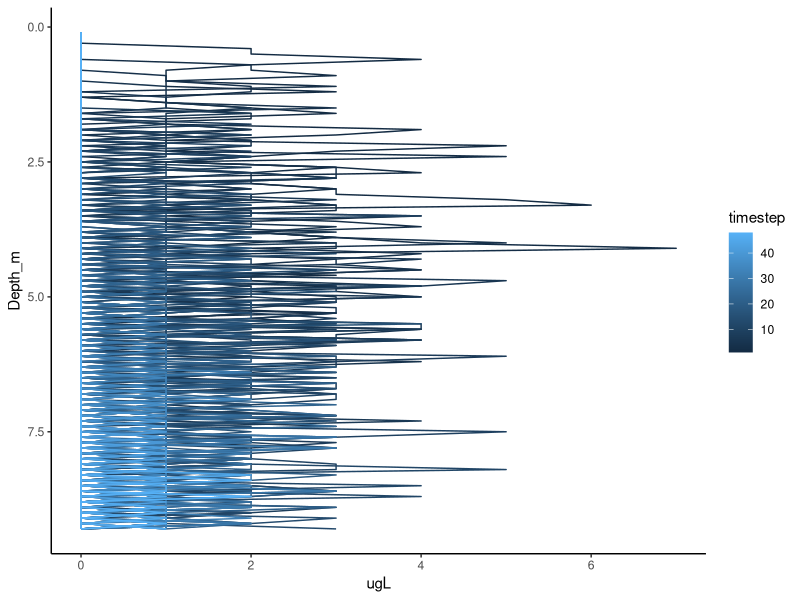
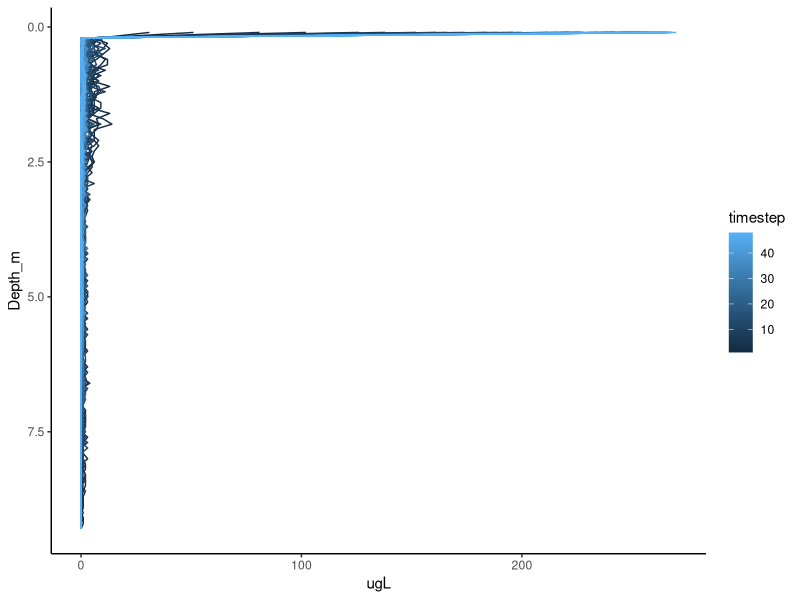
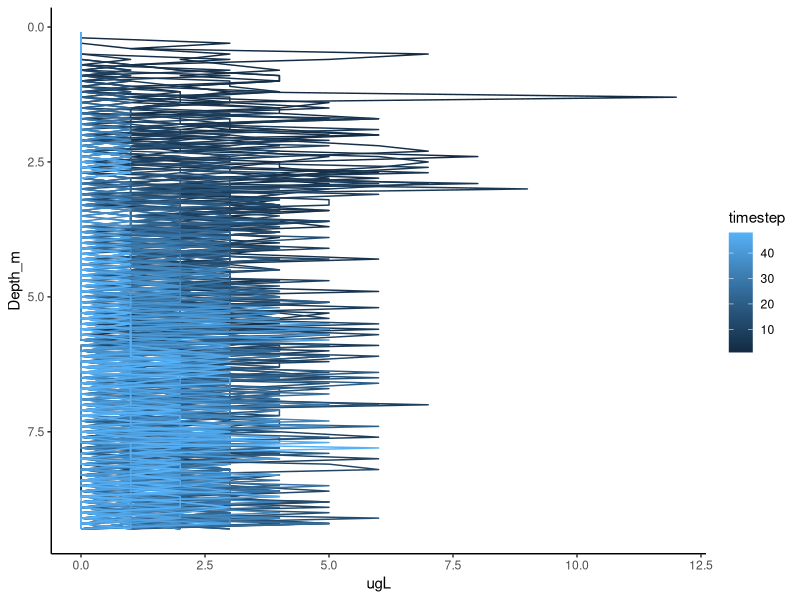

These charts were generated, in order, by the following R code:
## ---- chunk 1
# =============================================================================
# Load packages
# =============================================================================
library(tidyverse)

# =============================================================================
# Movement function
# =============================================================================
movement <- function(inds, yloc = 2, ymax = 9.3){
  
  total_inds <- dim(inds)[1]
  
  cell_diam <- inds[,3] # Get the cell diameters of all individuals
  cell_dens <- inds[,4] # Get the cell diameters of all individuals
  cell_shape <- inds[,5] # Get the cell diameters of all individuals

  env[,3] <- (999.83952 + 16.945176*env[,1] - 0.0079870401*env[,1]^2 - 0.000046170461*env[,1]^3 + 0.00000010556302*env[,1]^4 - 0.00000000028054253*env[,1]^5) / (1 + 0.016879850*env[,1]) #Kell equation for water density (Kell, 1975)
  env[,4] <- (10^(((20 - env[,1])/(env[,1] + 96))*(1.2364 - 0.00137*(20 - env[,1]) + 0.0000057*(20 - env[,1])^2)))*1000 #this actually calculates the ratio of viscosity at target temp/viscosity at 20 degrees C, but viscosity at 20 degrees C is ~ 1
  w_s <- NULL
  
  for(j in 1:total_inds){
      
    #the issue is that for some reason it's not recognizing when the yloc matches the depth in the environment - why???
    curr_dens <- env[which(env[,2] == round(inds[j,2],1)),3]
    curr_visc <- env[which(env[,2] == round(inds[j,2],1)),4]

    curr_w_s <- (9.8081*cell_diam[j]^2*(cell_dens[j] - curr_dens))/(18*cell_shape[j]*curr_visc) # Define the velocity given cell diameter, density, and shape
    
    w_s <- c(w_s, curr_w_s)
    
    }
    
  y_move       <- (w_s/100000)*60*60 # Calculate total distance moved over an hour
  
  inds[, yloc] <- inds[, yloc] + y_move;
  # =========   The reflecting boundary is added below
    for(i in 1:total_inds){ 
        if(inds[i, yloc] > ymax){         # If it moved past the maximum depth
            inds[i, yloc] <- ymax;        # Then move it back to the maximum depth
        }
        if(inds[i, yloc] < 0.1){            # If it moved below 0.1 (above surface)
            inds[i, yloc] <- 0.1;           # Then move it back to 0.1 (surface)
        }
    } 
    # =========  Now all individuals should stay on the landscape
    return(inds);
}

# =============================================================================
# Birth function
# =============================================================================
birth <- function(inds, lambda = 0.5, repr_col = 4){
    total_inds       <- dim(inds)[1]; # Get the number of individuals in inds
    ind_cols         <- dim(inds)[2]; # Total inds columns
    inds[, repr_col] <- rpois(n = total_inds, lambda = lambda); 
    total_off        <- sum(inds[, repr_col]);
    # ---- We now have the total number of new offspring; now add to inds
    new_inds     <- array(data = 0, dim = c(total_off, ind_cols));
    new_inds[,1] <- rnorm(n = dim(new_inds)[1], mean = 23, sd = 3);
    new_inds[,2] <- sample(x = 1:8, size = dim(new_inds)[1], replace = TRUE);
    new_inds[,3] <- sample(x = 1:8, size = dim(new_inds)[1], replace = TRUE);
    # ---- Our new offspring can now be attached in the inds array
    inds <- rbind(inds, new_inds);
    return(inds);
}

# =============================================================================
# Death function
# =============================================================================
death <- function(inds, dcol = 6, yloc = 2, ymax = 9.3){
  total_inds <- dim(inds)[1] # Get the number of individuals in inds
  
  for(i in 1:total_inds){ 
        if(inds[i, yloc] >= ymax){         # If it moved to or past the maximum depth
            inds[i, dcol] <- 1;        # Then it dies
        }
  }
  
  inds            <- inds[inds[, 6] == 0,]; # Retain living

    return(inds);
}

# =============================================================================
# Simulate phytoplankton dynamics
# =============================================================================
# ----- Initialise individuals (phytos)
# TMRW: pick back up here
# Pull in an example FP profile
fp <- read_csv("./data/FluoroProbe_2018-08-02_FCR_50.csv")

# Create inds by looping through each depth increment and then creating that number of individuals at that depth based on ug/L
depths <- seq(from = 0.1, to = 9.3, by = 0.1)

inds <- NULL

for(i in 1:length(depths)){
  
  #isolate a particular depth
  temp <- fp[i,]
  
  #create cell diameter trait
  min_diam.d = 10 # 10 um 
  max_diam.d = 25 # 25 um in meters
  
  min_diam.c = 10 # 10 um 
  max_diam.c = 25 # 25 um in meters
  
  min_diam.g = 10 # 10 um 
  max_diam.g = 25 # 25 um in meters

  #create cell density trait
  min_dens.d = 1070 # In range for diatoms
  max_dens.d = 1130 # To make sure they all sink
  
  min_dens.c = 920 # In range for cyanos
  max_dens.c = 980 # To make sure they all float
  
  min_dens.g = 1020 # In range for chlorophytes
  max_dens.g = 1080 # To make sure they all sink
  
  #create cell shape trait
  shape.d = 1 # make them all spherical for now
  
  shape.c = 1 # make them all spherical for now
  
  shape.g = 1 # make them all spherical for now

  #populate depths with traits
  temp.df.d <- array(data = 0, dim = c(round(temp$BrownAlgae_ugL,0),6))
  temp.df.d[,1] <- 1 #placeholder for taxon ID or some other trait
  temp.df.d[,2] <- depths[i]
  temp.df.d[,3] <- runif(dim(temp.df.d)[1], min = min_diam.d, max = max_diam.d)
  temp.df.d[,4] <- runif(dim(temp.df.d)[1], min = min_dens.d, max = max_dens.d)
  temp.df.d[,5] <- shape.d

  temp.df.c <- array(data = 0, dim = c(round(temp$Bluegreens_ugL,0),6))
  temp.df.c[,1] <- 2 #placeholder for taxon ID or some other trait
  temp.df.c[,2] <- depths[i]
  temp.df.c[,3] <- runif(dim(temp.df.c)[1], min = min_diam.c, max = max_diam.c)
  temp.df.c[,4] <- runif(dim(temp.df.c)[1], min = min_dens.c, max = max_dens.c)
  temp.df.c[,5] <- shape.c
  
  temp.df.g <- array(data = 0, dim = c(round(temp$GreenAlgae_ugL,0),6))
  temp.df.g[,1] <- 3 #placeholder for taxon ID or some other trait
  temp.df.g[,2] <- depths[i]
  temp.df.g[,3] <- runif(dim(temp.df.g)[1], min = min_diam.g, max = max_diam.g)
  temp.df.g[,4] <- runif(dim(temp.df.g)[1], min = min_dens.g, max = max_dens.g)
  temp.df.g[,5] <- shape.g
  
  temp.df <- rbind(temp.df.d, temp.df.c, temp.df.g)

  inds <- rbind(inds, temp.df)
}

colnames(inds) <- c("PFG","yloc","cell_diam","cell_dens","cell_shape","dcol")

# ----- Initialise environment (water temperature)

env <- array(data = 0, dim = c(length(depths),4))
  # env[,1] <- 5 #water temperature;  no stratification
  env[,1] <- c(rev(seq(from = 15, to = 20, by = ((20-15)/(40-1)))),
               rev(seq(from = 12, to = 15, by = ((15-12)/(10-1)))),
               rev(seq(from = 10, to = 12, by = ((12-10)/(43-1))))) #water temperature; stronger stratification
  # env[,1] <- c(rev(seq(from = 13, to = 15, by = ((15-13)/(40-1)))),
  #              rev(seq(from = 11, to = 13, by = ((13-11)/(10-1)))),
  #              rev(seq(from = 10, to = 11, by = ((11-10)/(43-1))))) #water temperature; weaker stratification
  env[,2] <- round(depths,1)
colnames(env) <- c("wt","yloc","dens","visc")

# ---- Start the simulation as before
ts         <- 0;
time_steps <- 48;
inds_hist  <- NULL;
while(ts < time_steps){
    inds            <- movement(inds); 
    #inds            <- birth(inds, lambda = 1.5);
    inds            <- death(inds);
    ts              <- ts + 1; 
    inds_hist[[ts]] <- inds;
}

# =============================================================================
# Print the results
# =============================================================================
ind_yloc <- NULL
ind_yloc[[1]] <- array(data = NA, dim = c(time_steps,length(depths)+1))
colnames(ind_yloc[[1]]) <- c("timestep",depths)

ind_yloc[[2]] <- array(data = NA, dim = c(time_steps,length(depths)+1))
colnames(ind_yloc[[2]]) <- c("timestep",depths)

ind_yloc[[3]] <- array(data = NA, dim = c(time_steps,length(depths)+1))
colnames(ind_yloc[[3]]) <- c("timestep",depths)

for(i in 1:time_steps){
  for(j in 1:length(depths)){
    
    #diatom
    ind_yloc[[1]][i, 1] <- i;                      # Save the time step
    ind_yloc[[1]][i, j+1] <- length(inds_hist[[i]][which(round(inds_hist[[i]][,2],1) == round(depths[j],1) & inds_hist[[i]][,1] == 1),1]); # Save the number of individuals at each depth
    
    #cyano
    ind_yloc[[2]][i, 1] <- i;                      # Save the time step
    ind_yloc[[2]][i, j+1] <- length(inds_hist[[i]][which(round(inds_hist[[i]][,2],1) == round(depths[j],1) & inds_hist[[i]][,1] == 2),1]); # Save the number of individuals at each depth
    
    #green
    ind_yloc[[3]][i, 1] <- i;                      # Save the time step
    ind_yloc[[3]][i, j+1] <- length(inds_hist[[i]][which(round(inds_hist[[i]][,2],1) == round(depths[j],1) & inds_hist[[i]][,1] == 3),1]); # Save the number of individuals at each depth
    
  }
}
#print(ind_yloc);

# =============================================================================
# Plot the results
# =============================================================================
plot_yloc.d <- data.frame(ind_yloc[[1]]) %>%
  gather(X0.1:X9.3, key = "Depth_m",value = "ugL") %>%
  mutate(Depth_m = as.double(substring(Depth_m, 2)))
#head(plot_yloc.d)

ggplot(data = plot_yloc.d, aes(x = ugL, y = Depth_m, group = timestep, color = timestep))+
  geom_path()+
  scale_y_reverse()+
  theme_classic()

plot_yloc.c <- data.frame(ind_yloc[[2]]) %>%
  gather(X0.1:X9.3, key = "Depth_m",value = "ugL") %>%
  mutate(Depth_m = as.double(substring(Depth_m, 2)))
#head(plot_yloc.c)

ggplot(data = plot_yloc.c, aes(x = ugL, y = Depth_m, group = timestep, color = timestep))+
  geom_path()+
  scale_y_reverse()+
  theme_classic()

plot_yloc.g <- data.frame(ind_yloc[[3]]) %>%
  gather(X0.1:X9.3, key = "Depth_m",value = "ugL") %>%
  mutate(Depth_m = as.double(substring(Depth_m, 2)))
#head(plot_yloc.g)

ggplot(data = plot_yloc.g, aes(x = ugL, y = Depth_m, group = timestep, color = timestep))+
  geom_path()+
  scale_y_reverse()+
  theme_classic()
